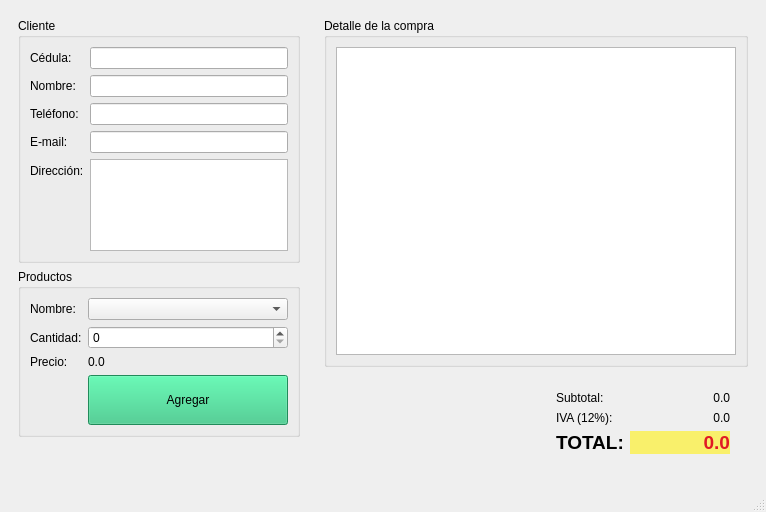
<?xml version="1.0" encoding="UTF-8"?>
<ui version="4.0">
 <class>Principal</class>
 <widget class="QMainWindow" name="Principal">
  <property name="geometry">
   <rect>
    <x>0</x>
    <y>0</y>
    <width>766</width>
    <height>512</height>
   </rect>
  </property>
  <property name="windowTitle">
   <string>Tienda</string>
  </property>
  <widget class="QWidget" name="centralwidget">
   <layout class="QHBoxLayout" name="horizontalLayout">
    <item>
     <widget class="QWidget" name="widget" native="true">
      <property name="minimumSize">
       <size>
        <width>300</width>
        <height>0</height>
       </size>
      </property>
      <property name="maximumSize">
       <size>
        <width>400</width>
        <height>16777215</height>
       </size>
      </property>
      <layout class="QVBoxLayout" name="verticalLayout">
       <item>
        <widget class="QGroupBox" name="groupBox">
         <property name="maximumSize">
          <size>
           <width>16777215</width>
           <height>250</height>
          </size>
         </property>
         <property name="title">
          <string>Cliente</string>
         </property>
         <layout class="QFormLayout" name="formLayout_2">
          <item row="0" column="0">
           <widget class="QLabel" name="label_4">
            <property name="text">
             <string>Cédula:</string>
            </property>
           </widget>
          </item>
          <item row="0" column="1">
           <widget class="QLineEdit" name="inCedula"/>
          </item>
          <item row="1" column="0">
           <widget class="QLabel" name="label_5">
            <property name="text">
             <string>Nombre:</string>
            </property>
           </widget>
          </item>
          <item row="1" column="1">
           <widget class="QLineEdit" name="inNombre"/>
          </item>
          <item row="2" column="0">
           <widget class="QLabel" name="label_6">
            <property name="text">
             <string>Teléfono:</string>
            </property>
           </widget>
          </item>
          <item row="2" column="1">
           <widget class="QLineEdit" name="inTelefono"/>
          </item>
          <item row="3" column="0">
           <widget class="QLabel" name="label_7">
            <property name="text">
             <string>E-mail:</string>
            </property>
           </widget>
          </item>
          <item row="3" column="1">
           <widget class="QLineEdit" name="inEmail"/>
          </item>
          <item row="4" column="0">
           <widget class="QLabel" name="label_8">
            <property name="text">
             <string>Dirección:</string>
            </property>
           </widget>
          </item>
          <item row="4" column="1">
           <widget class="QTextEdit" name="inDireccion">
            <property name="minimumSize">
             <size>
              <width>60</width>
              <height>0</height>
             </size>
            </property>
           </widget>
          </item>
         </layout>
        </widget>
       </item>
       <item>
        <widget class="QGroupBox" name="groupBox_2">
         <property name="maximumSize">
          <size>
           <width>16777215</width>
           <height>180</height>
          </size>
         </property>
         <property name="title">
          <string>Productos</string>
         </property>
         <layout class="QFormLayout" name="formLayout_3">
          <item row="0" column="0">
           <widget class="QLabel" name="label_9">
            <property name="text">
             <string>Nombre:</string>
            </property>
           </widget>
          </item>
          <item row="0" column="1">
           <widget class="QComboBox" name="inProducto"/>
          </item>
          <item row="1" column="0">
           <widget class="QLabel" name="label_10">
            <property name="text">
             <string>Cantidad:</string>
            </property>
           </widget>
          </item>
          <item row="1" column="1">
           <widget class="QSpinBox" name="inCantidad"/>
          </item>
          <item row="2" column="0">
           <widget class="QLabel" name="label_11">
            <property name="text">
             <string>Precio:</string>
            </property>
           </widget>
          </item>
          <item row="2" column="1">
           <widget class="QLabel" name="outPrecio">
            <property name="text">
             <string>0.0</string>
            </property>
           </widget>
          </item>
          <item row="3" column="1">
           <widget class="QPushButton" name="cmdAgregar">
            <property name="minimumSize">
             <size>
              <width>0</width>
              <height>50</height>
             </size>
            </property>
            <property name="styleSheet">
             <string notr="true">background-color: rgb(46, 194, 126);</string>
            </property>
            <property name="text">
             <string>Agregar</string>
            </property>
           </widget>
          </item>
         </layout>
        </widget>
       </item>
       <item>
        <spacer name="verticalSpacer_3">
         <property name="orientation">
          <enum>Qt::Vertical</enum>
         </property>
         <property name="sizeHint" stdset="0">
          <size>
           <width>20</width>
           <height>40</height>
          </size>
         </property>
        </spacer>
       </item>
      </layout>
     </widget>
    </item>
    <item>
     <widget class="QWidget" name="widget_2" native="true">
      <layout class="QVBoxLayout" name="verticalLayout_2">
       <item>
        <widget class="QGroupBox" name="groupBox_3">
         <property name="title">
          <string>Detalle de la compra</string>
         </property>
         <layout class="QHBoxLayout" name="horizontalLayout_3">
          <item>
           <widget class="QTableWidget" name="outDetalle">
            <property name="minimumSize">
             <size>
              <width>400</width>
              <height>0</height>
             </size>
            </property>
           </widget>
          </item>
         </layout>
        </widget>
       </item>
       <item>
        <widget class="QWidget" name="widget_3" native="true">
         <layout class="QHBoxLayout" name="horizontalLayout_2">
          <item>
           <spacer name="horizontalSpacer">
            <property name="orientation">
             <enum>Qt::Horizontal</enum>
            </property>
            <property name="sizeHint" stdset="0">
             <size>
              <width>7</width>
              <height>20</height>
             </size>
            </property>
           </spacer>
          </item>
          <item>
           <widget class="QWidget" name="widget_4" native="true">
            <layout class="QFormLayout" name="formLayout">
             <item row="0" column="0">
              <widget class="QLabel" name="label">
               <property name="text">
                <string>Subtotal:</string>
               </property>
              </widget>
             </item>
             <item row="0" column="1">
              <widget class="QLabel" name="outSubtotal">
               <property name="minimumSize">
                <size>
                 <width>100</width>
                 <height>0</height>
                </size>
               </property>
               <property name="layoutDirection">
                <enum>Qt::LeftToRight</enum>
               </property>
               <property name="text">
                <string>0.0</string>
               </property>
               <property name="alignment">
                <set>Qt::AlignRight|Qt::AlignTrailing|Qt::AlignVCenter</set>
               </property>
              </widget>
             </item>
             <item row="1" column="0">
              <widget class="QLabel" name="label_2">
               <property name="text">
                <string>IVA (12%):</string>
               </property>
              </widget>
             </item>
             <item row="1" column="1">
              <widget class="QLabel" name="outIva">
               <property name="minimumSize">
                <size>
                 <width>100</width>
                 <height>0</height>
                </size>
               </property>
               <property name="layoutDirection">
                <enum>Qt::LeftToRight</enum>
               </property>
               <property name="text">
                <string>0.0</string>
               </property>
               <property name="alignment">
                <set>Qt::AlignRight|Qt::AlignTrailing|Qt::AlignVCenter</set>
               </property>
              </widget>
             </item>
             <item row="2" column="0">
              <widget class="QLabel" name="label_3">
               <property name="font">
                <font>
                 <pointsize>14</pointsize>
                 <weight>75</weight>
                 <bold>true</bold>
                </font>
               </property>
               <property name="text">
                <string>TOTAL:</string>
               </property>
              </widget>
             </item>
             <item row="2" column="1">
              <widget class="QLabel" name="outTotal">
               <property name="minimumSize">
                <size>
                 <width>100</width>
                 <height>0</height>
                </size>
               </property>
               <property name="font">
                <font>
                 <pointsize>14</pointsize>
                 <weight>75</weight>
                 <bold>true</bold>
                </font>
               </property>
               <property name="layoutDirection">
                <enum>Qt::LeftToRight</enum>
               </property>
               <property name="styleSheet">
                <string notr="true">background-color: rgb(249, 240, 107);
color: rgb(224, 27, 36);</string>
               </property>
               <property name="text">
                <string>0.0</string>
               </property>
               <property name="alignment">
                <set>Qt::AlignRight|Qt::AlignTrailing|Qt::AlignVCenter</set>
               </property>
              </widget>
             </item>
            </layout>
           </widget>
          </item>
         </layout>
        </widget>
       </item>
      </layout>
     </widget>
    </item>
   </layout>
  </widget>
  <widget class="QMenuBar" name="menubar">
   <property name="geometry">
    <rect>
     <x>0</x>
     <y>0</y>
     <width>766</width>
     <height>22</height>
    </rect>
   </property>
  </widget>
  <widget class="QStatusBar" name="statusbar"/>
 </widget>
 <resources/>
 <connections/>
</ui>
